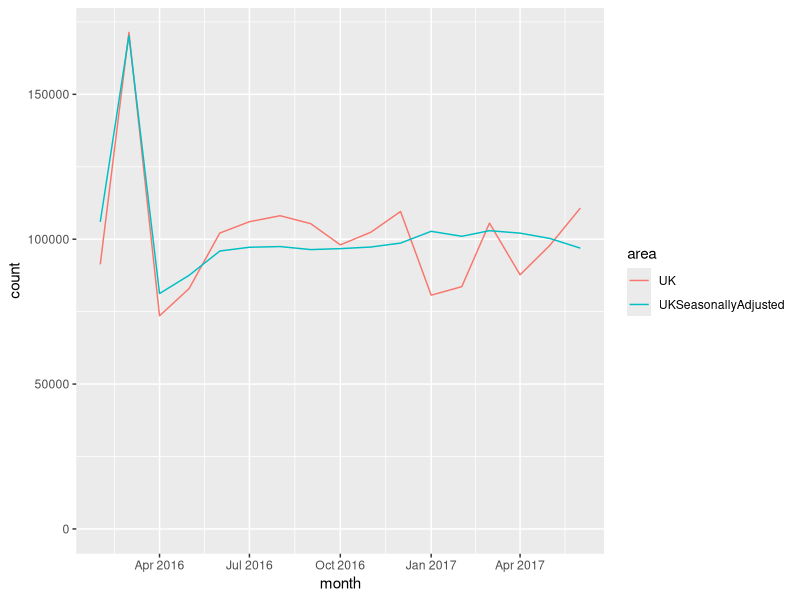
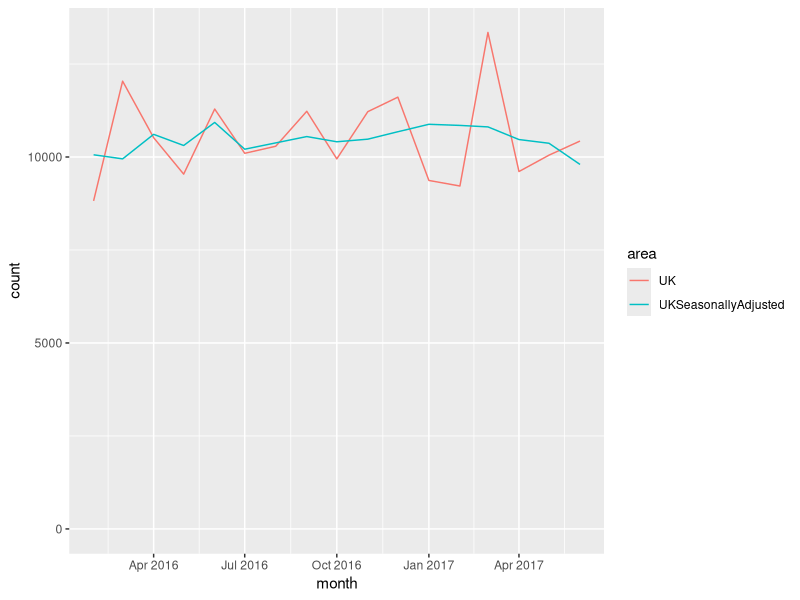
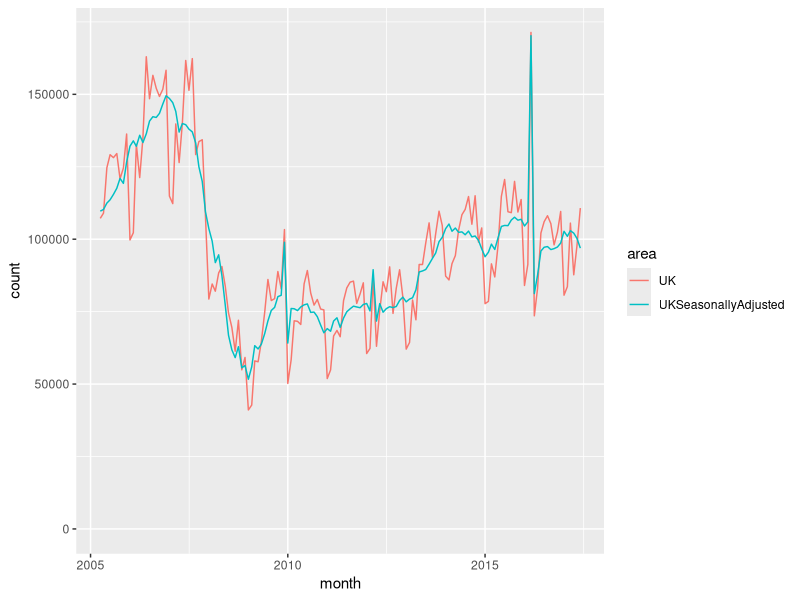
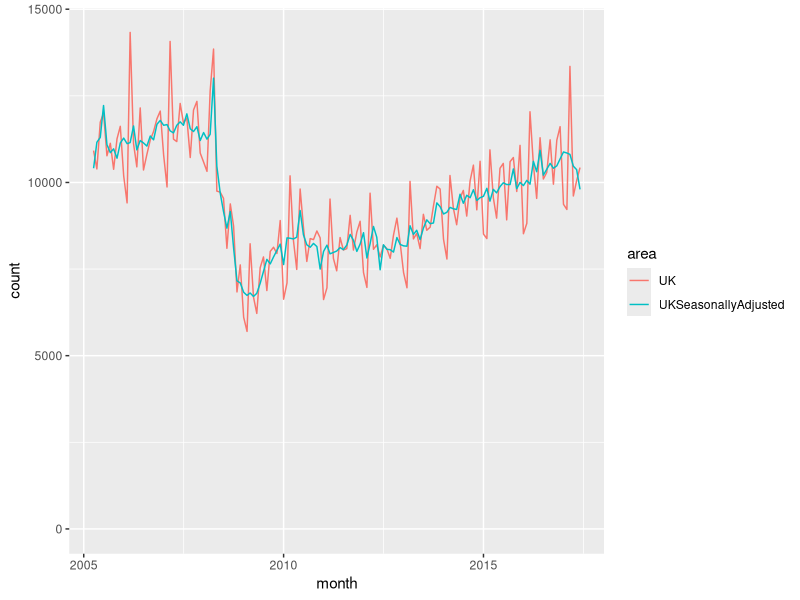
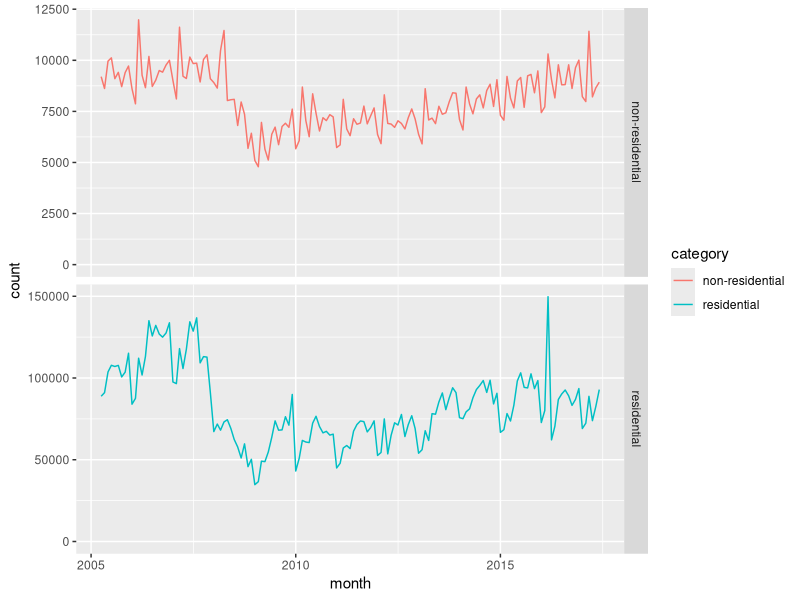
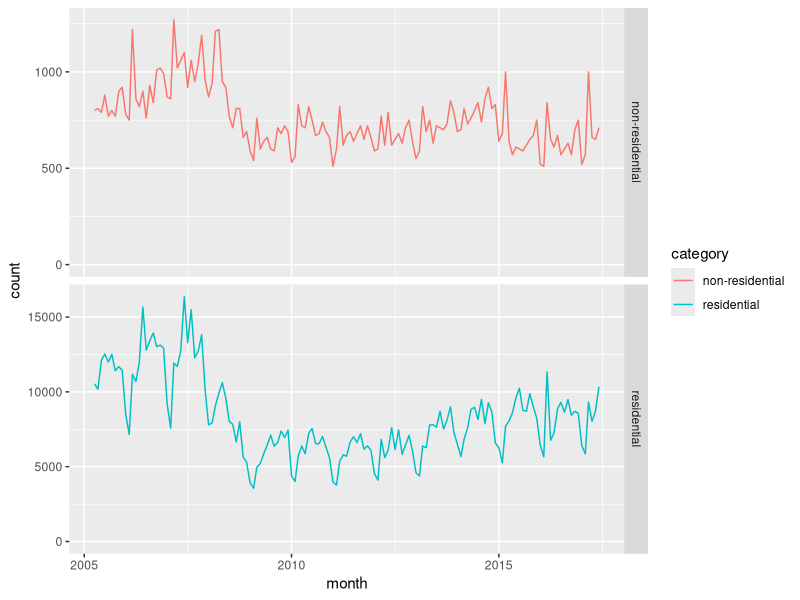
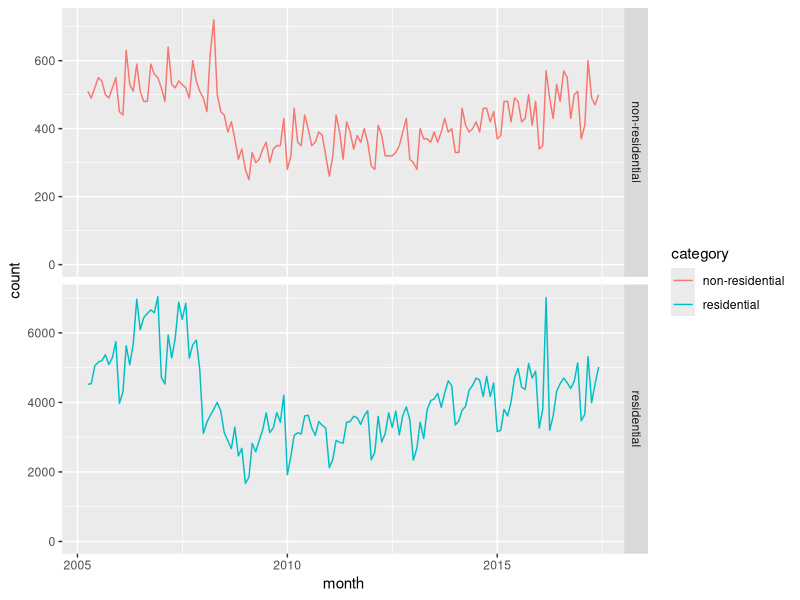
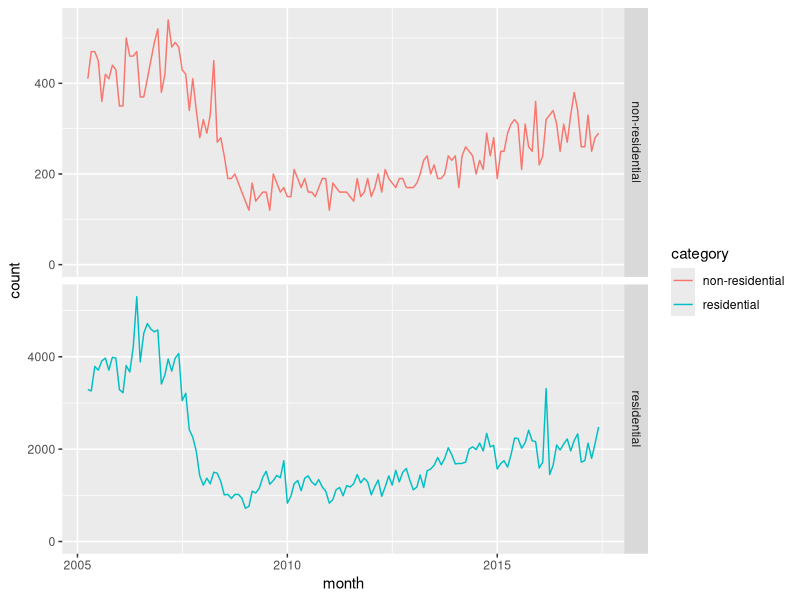

Source code (R) for these figures, in order:
library('readxl')
library('kableExtra')
library('lubridate')
library('tidyverse')


resCountRaw <- read_xlsx('./UK_Tables_Jul_2017_monthlies.xlsx','Residential')
nonresCountRaw <- read_xlsx('./UK_Tables_Jul_2017_monthlies.xlsx','Non-residential')

resCount <- resCountRaw %>%
            gather('area','count',2:7) %>%
            mutate(category='residential')
            
nonresCount <- nonresCountRaw %>%
               gather('area','count',2:7) %>% 
               mutate(category='non-residential')

monthlyCount <- dplyr::union(resCount,nonresCount) %>%
                mutate(
                  year=strftime(month,format='%Y'),
                  fyst=year(month)-as.integer( month(month)<4 ),
                  fy=paste0(as.character(fyst),'\U2013',as.character((fyst+1) %% 100)),
                  quarter=quarters(month)
                )

thisMonth <- ymd('2017-07-01',tz='UTC')
recentRangeStart <- thisMonth %m+% months(-17)
historicRangeStart <- ymd('2005-04-01',tz='UTC')
recentMonths <- seq(recentRangeStart,thisMonth,by='month')
historicMonths <- seq(historicRangeStart,thisMonth,by='month')

monthlyCount %>% 
  filter(area %in% c('UK','UKSeasonallyAdjusted')) %>%
  filter(month %in% recentMonths) %>%
  filter(category == 'residential') %>%
  ggplot(mapping = aes(x=month,y=count,colour=area)) +
  expand_limits(y=0) +
  geom_line() -> chart1a
plot(chart1a)

monthlyCount %>% 
  filter(area %in% c('UK','UKSeasonallyAdjusted')) %>%
  filter(month %in% recentMonths) %>%
  filter(category == 'non-residential') %>%
  ggplot(mapping = aes(x=month,y=count,colour=area)) +
  expand_limits(y=0) +
  geom_line() -> chart1b
plot(chart1b)

monthlyCount %>% 
  filter(area %in% c('UK','UKSeasonallyAdjusted')) %>%
  filter(month %in% historicMonths) %>%
  filter(category == 'residential') %>%
  ggplot(mapping = aes(x=month,y=count,colour=area)) +
  expand_limits(y=0) +
  geom_line() -> chart4a
plot(chart4a)

monthlyCount %>% 
  filter(area %in% c('UK','UKSeasonallyAdjusted')) %>%
  filter(month %in% historicMonths) %>%
  filter(category == 'non-residential') %>%
  ggplot(mapping = aes(x=month,y=count,colour=area)) +
  expand_limits(y=0) +
  geom_line() -> chart4b
plot(chart4b)

monthlyCount %>% 
  filter(area == 'England') %>%
  filter(month %in% historicMonths) %>%
  ggplot(mapping = aes(x=month,y=count,colour=category)) +
  facet_grid(category ~ ., scales="free_y" )+
  expand_limits(y=0) +
  geom_line() -> chart4c
plot(chart4c) # TODO dual y-axes, see http://lehoangvan.com/posts/dual-y-axis-ggplot2/

monthlyCount %>% 
  filter(area == 'Scotland') %>%
  filter(month %in% historicMonths) %>%
  ggplot(mapping = aes(x=month,y=count,colour=category)) +
  facet_grid(category ~ ., scales="free_y" )+
  expand_limits(y=0) +
  geom_line() -> chart4d
plot(chart4d)

monthlyCount %>% 
  filter(area == 'Wales') %>%
  filter(month %in% historicMonths) %>%
  ggplot(mapping = aes(x=month,y=count,colour=category)) +
  facet_grid(category ~ ., scales="free_y" )+
  expand_limits(y=0) +
  geom_line() -> chart4e
plot(chart4e) # TODO dual y-axes, see http://lehoangvan.com/posts/dual-y-axis-ggplot2/

monthlyCount %>% 
  filter(area == 'Northern Ireland') %>%
  filter(month %in% historicMonths) %>%
  ggplot(mapping = aes(x=month,y=count,colour=category)) +
  facet_grid(category ~ ., scales="free_y" )+
  expand_limits(y=0) +
  geom_line() -> chart4f
plot(chart4f)
